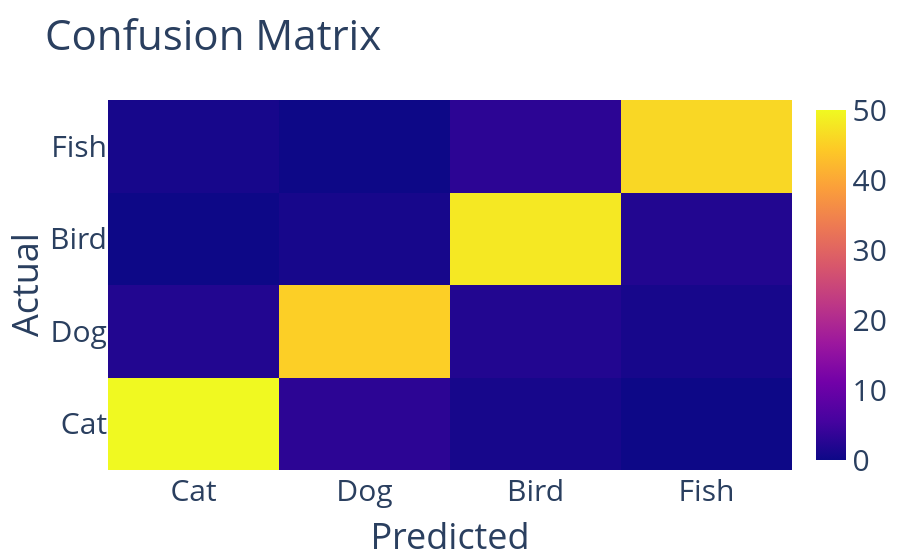

This figure's notebook cell:
### Markdown cell above
## 5 · `plotMap` — raw heatmap (no interpolation)

### Code cell
# Confusion-matrix style grid
labels = ['Cat', 'Dog', 'Bird', 'Fish']
cm = np.array([
    [50,  3,  1,  0],
    [ 2, 45,  2,  1],
    [ 0,  1, 48,  2],
    [ 1,  0,  3, 46],
], dtype=float)

plotMap(
    z=cm,
    x=labels,
    y=labels,
    title='Confusion Matrix',
    xaxis='Predicted',
    yaxis='Actual',
)

### Figure 1 — Plotly figure (JSON) as saved in the notebook; plotly's stock layout.template omitted (floating-point values rounded to 4 significant figures)
{"data": [{"showscale": true, "type": "heatmap", "x": ["Cat", "Dog", "Bird", "Fish"], "y": ["Cat", "Dog", "Bird", "Fish"], "z": [[50.0, 3.0, 1.0, 0.0], [2.0, 45.0, 2.0, 1.0], [0.0, 1.0, 48.0, 2.0], [1.0, 0.0, 3.0, 46.0]]}], "layout": {"coloraxis": {"showscale": true}, "font": {"size": 30}, "legend": {"bgcolor": "rgba(0,0,0,.05)", "x": 0.99, "xanchor": "right", "y": 0.99, "yanchor": "top"}, "margin": {"r": 10, "t": 100}, "showlegend": true, "title": {"text": "Confusion Matrix"}, "xaxis": {"title": {"text": "Predicted"}}, "yaxis": {"title": {"text": "Actual"}}}}
